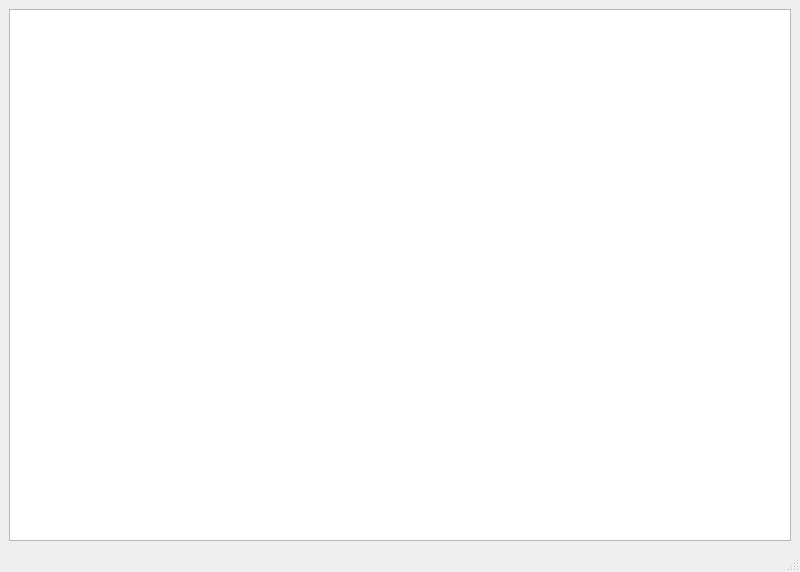
<?xml version="1.0" encoding="UTF-8"?>
<ui version="4.0">
 <class>MainWindow</class>
 <widget class="QMainWindow" name="MainWindow">
  <property name="geometry">
   <rect>
    <x>0</x>
    <y>0</y>
    <width>800</width>
    <height>572</height>
   </rect>
  </property>
  <property name="windowTitle">
   <string>СoffeeDisplay</string>
  </property>
  <widget class="QWidget" name="centralwidget">
   <layout class="QHBoxLayout" name="horizontalLayout">
    <item>
     <layout class="QGridLayout" name="gridLayout">
      <item row="0" column="0">
       <widget class="QTableWidget" name="tableWidget"/>
      </item>
     </layout>
    </item>
   </layout>
  </widget>
  <widget class="QStatusBar" name="statusbar"/>
 </widget>
 <resources/>
 <connections/>
</ui>
